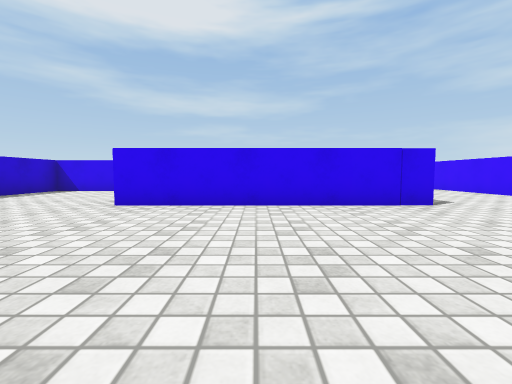
view 1 (above)

16 first-person views from a walk through a Unity game level. The camera is 0.55 m above the floor, tilts 4° down and sees 90° across. The floor is counted in squares, 1 m on a side. Each view is taken from the middle of a square. On the plan, view 1 faces up. The plan holds only what a view shows up to about 9 squares ahead; the rest is blank. The player is left out. Surface patterns are stand-ins for the level's own textures.

view 2
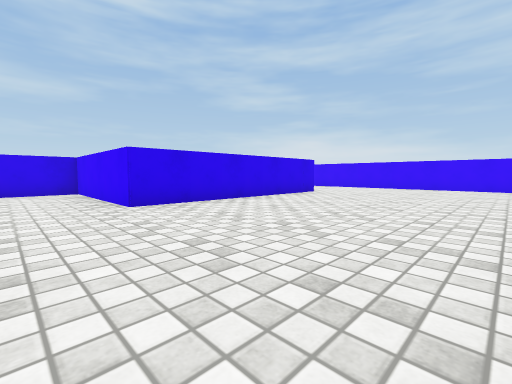

view 3
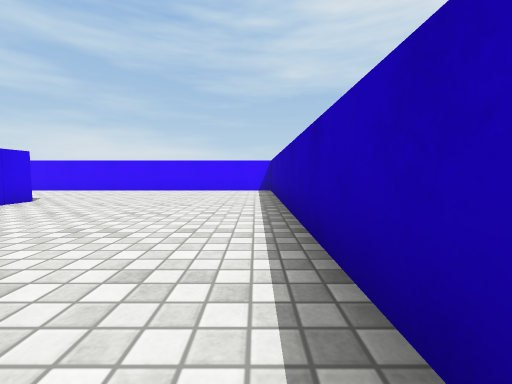

view 4
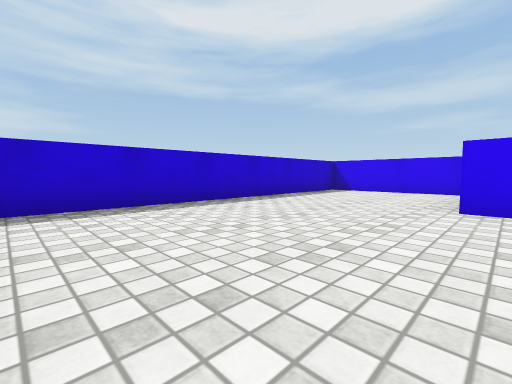

view 5
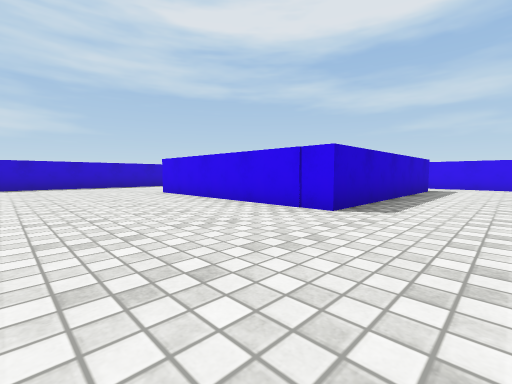

view 6
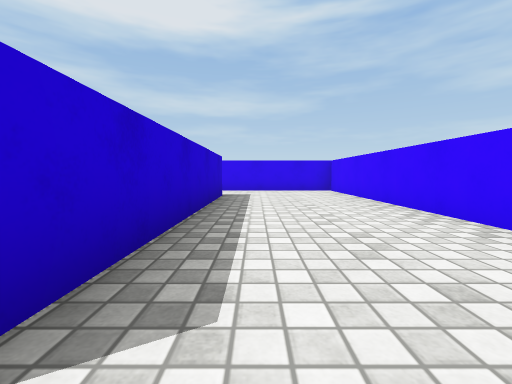

view 7
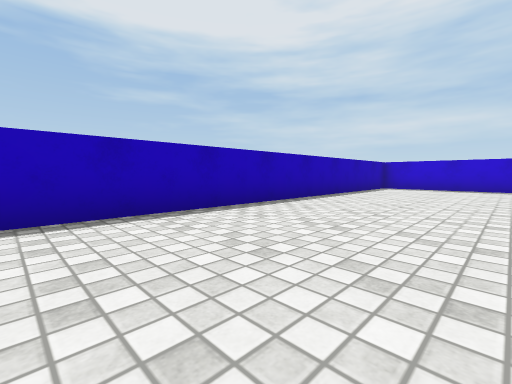

view 8
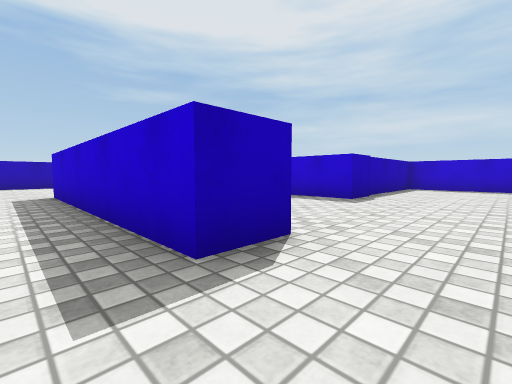

view 9
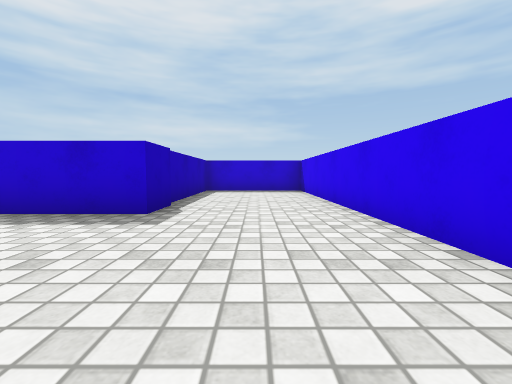

view 10
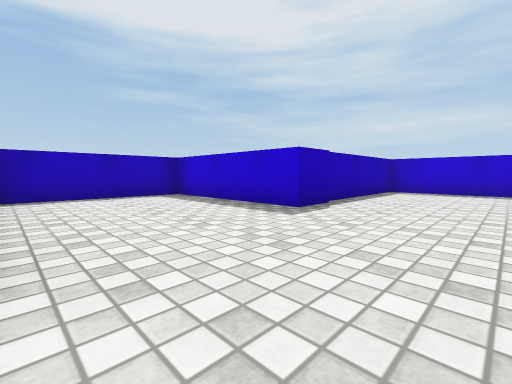

view 11
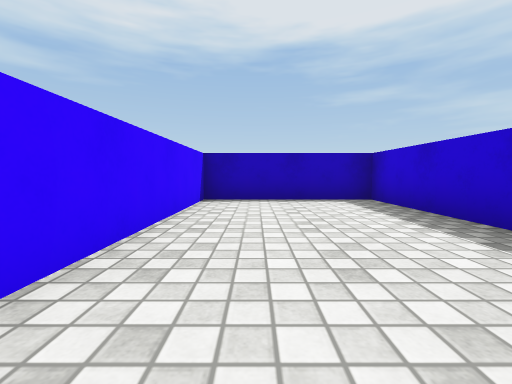

view 12
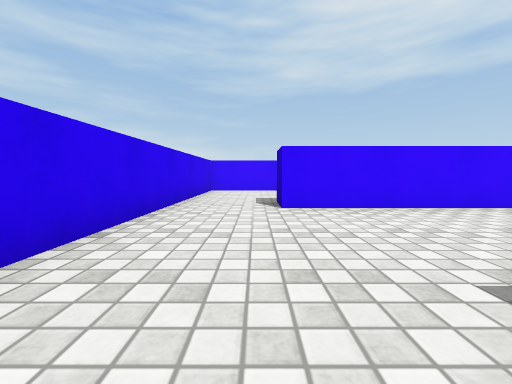

view 13
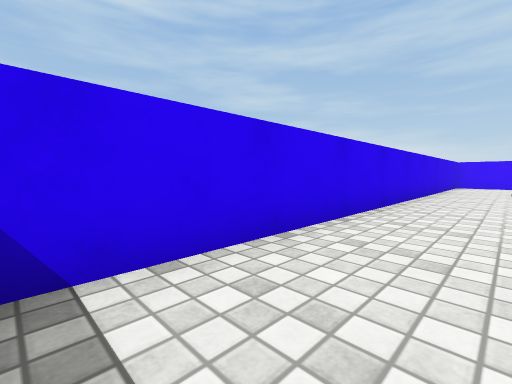

view 14
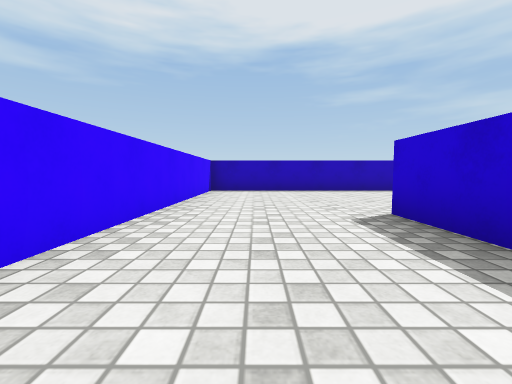

view 15
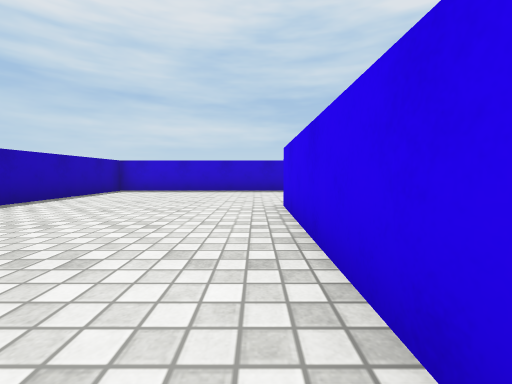

view 16
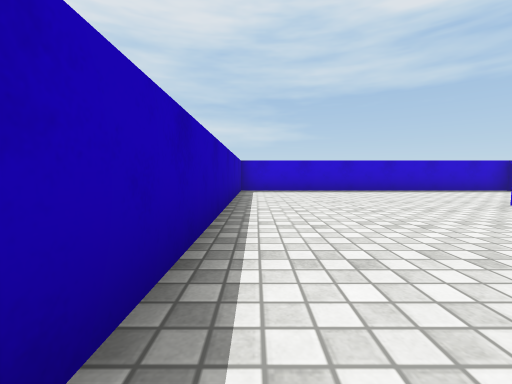

### Floor plan
Points are (right, up) in squares from view 1. A wall is a line through its corners. A room is listed if a view was taken in it or the views show most of it. See-through windows are left out.
Room 1 (views 1, 2, 3, 4, 5, 6, 7, 8, 14, 15, 16)
walls: (3.1, 10.6) (3.1, 4.5) (-2.5, 4.5) (-2.5, 8.4) (-6.5, 8.4) (-6.5, -0.5) (6.5, -0.5) (6.5, 12.5) (3.5, 12.5)
ways out: opening at (2.5, 11.5) to room 2
Room 2 (views 9, 10, 11, 12, 13)
walls: (-1.5, 9.6) (-1.5, 5.5) (2.1, 5.5) (2.1, 10.6) (3.1, 10.6); (3.5, 12.5) (-6.5, 12.5) (-6.5, 9.4) (-1.5, 9.4)
ways out: opening at (2.5, 11.5) to room 1

Where each view was taken, in squares from view 1:
view 1: 0 up, 0 right, facing up
view 2: 0 up, 4 left, facing up-right
view 3: 0 up, 2 left, facing right
view 4: 0 up, 2 left, facing up-left
view 5: 1 up, 5 right, facing up-left
view 6: 4 up, 4 right, facing up
view 7: 3 up, 4 right, facing down-left
view 8: 12 up, 4 right, facing down-left
view 9: 11 up, 2 right, facing left
view 10: 12 up, 2 right, facing down-left
view 11: 11 up, 1 right, facing down
view 12: 11 up, 2 left, facing right
view 13: 11 up, 6 left, facing up-right
view 14: 8 up, 5 right, facing down
view 15: 4 up, 2 right, facing left
view 16: 0 up, 2 right, facing left
